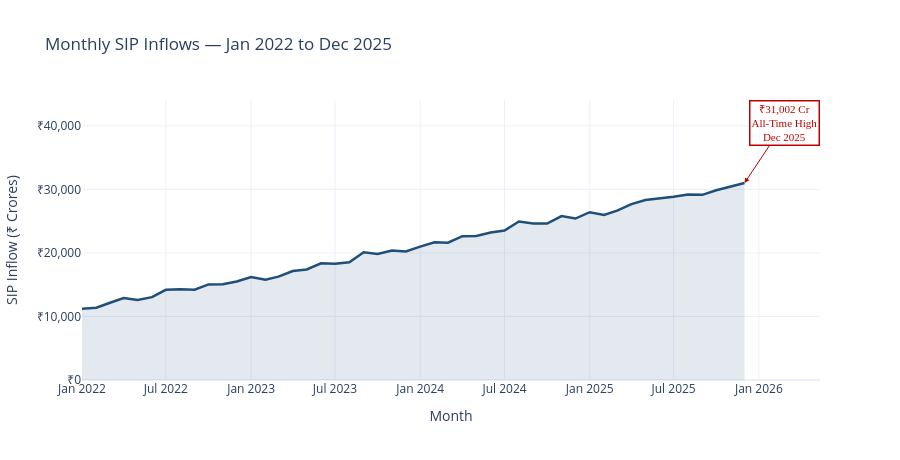

Notebook source saved alongside this figure:
### Markdown cell above
## 📈 Chart 3 — Monthly SIP Inflow Time-Series (Jan 2022 – Dec 2025)

### Code cell
import pandas as pd
import numpy as np
import plotly.graph_objects as go
from pathlib import Path
 
# ── Paths & style (must match your notebook setup)
BASE    = Path('.')
PNG_DIR = BASE / 'reports' / 'charts'
PNG_DIR.mkdir(parents=True, exist_ok=True)
 
TEMPLATE   = 'plotly_white'
BRAND_BLUE = '#1f4e79'
BRAND_RED  = '#c00000'
 
np.random.seed(42)
 
# ═══════════════════════════════════════════════════
# CHART 3 — Monthly SIP Inflow Time-Series
# ═══════════════════════════════════════════════════
months = pd.date_range('2022-01', '2025-12', freq='MS')
sip_values = np.linspace(11000, 31002, len(months)) + np.random.normal(0, 400, len(months))
sip_values = sip_values.clip(min=10000)
sip_values[-1] = 31002   # Dec 2025 all-time high
 
# ✅ Fix: convert Timestamps to strings
month_labels = months.strftime('%Y-%m-%d').tolist()
 
ath_idx = int(np.argmax(sip_values))
 
fig3 = go.Figure()
fig3.add_trace(go.Scatter(
    x=month_labels,
    y=sip_values,
    mode='lines',
    fill='tozeroy',
    line=dict(color=BRAND_BLUE, width=2.5),
    fillcolor='rgba(31,78,121,0.12)',
    name='Monthly SIP Inflow'
))
fig3.add_annotation(
    x=month_labels[ath_idx],
    y=sip_values[ath_idx],
    text="₹31,002 Cr<br>All-Time High<br>Dec 2025",
    showarrow=True, arrowhead=2, arrowcolor=BRAND_RED,
    font=dict(color=BRAND_RED, size=11, family='Arial Black'),
    bgcolor='white', bordercolor=BRAND_RED, borderwidth=1.5,
    ax=40, ay=-60
)
fig3.update_layout(
    title='Monthly SIP Inflows — Jan 2022 to Dec 2025',
    xaxis_title='Month',
    yaxis_title='SIP Inflow (₹ Crores)',
    template=TEMPLATE,
    height=460,
    yaxis=dict(tickformat=',.0f', tickprefix='₹')
)
fig3.write_image(str(PNG_DIR / 'chart3_sip_trend.png'), scale=2)
fig3.show()
print("✅ Chart 3 saved → chart3_sip_trend.png")

### Figure 1 — Plotly figure (JSON) as saved in the notebook; plotly's stock layout.template omitted (floating-point values rounded to 4 significant figures)
{"data": [{"fill": "tozeroy", "fillcolor": "rgba(31,78,121,0.12)", "line": {"color": "#1f4e79", "width": 2.5}, "mode": "lines", "name": "Monthly SIP Inflow", "type": "scatter", "x": ["2022-01-01", "2022-02-01", "2022-03-01", "2022-04-01", "2022-05-01", "2022-06-01", "2022-07-01", "2022-08-01", "2022-09-01", "2022-10-01", "2022-11-01", "2022-12-01", "2023-01-01", "2023-02-01", "2023-03-01", "2023-04-01", "2023-05-01", "2023-06-01", "2023-07-01", "2023-08-01", "2023-09-01", "2023-10-01", "2023-11-01", "2023-12-01", "2024-01-01", "2024-02-01", "2024-03-01", "2024-04-01", "2024-05-01", "2024-06-01", "2024-07-01", "2024-08-01", "2024-09-01", "2024-10-01", "2024-11-01", "2024-12-01", "2025-01-01", "2025-02-01", "2025-03-01", "2025-04-01", "2025-05-01", "2025-06-01", "2025-07-01", "2025-08-01", "2025-09-01", "2025-10-01", "2025-11-01", "2025-12-01"], "y": [11200.0, 11370.0, 12110.0, 12890.0, 12610.0, 13030.0, 14190.0, 14290.0, 14220.0, 15050.0, 15070.0, 15500.0, 16200.0, 15770.0, 16270.0, 17160.0, 17400.0, 18360.0, 18300.0, 18520.0, 20100.0, 19850.0, 20390.0, 20220.0, 21000.0, 21680.0, 21600.0, 22640.0, 22680.0, 23220.0, 23530.0, 24930.0, 24610.0, 24620.0, 25800.0, 25410.0, 26400.0, 25960.0, 26640.0, 27680.0, 28320.0, 28520.0, 28830.0, 29180.0, 29130.0, 29860.0, 30390.0, 31000.0]}], "layout": {"annotations": [{"arrowcolor": "#c00000", "arrowhead": 2, "ax": 40, "ay": -60, "bgcolor": "white", "bordercolor": "#c00000", "borderwidth": 1.5, "font": {"color": "#c00000", "family": "Arial Black", "size": 11}, "showarrow": true, "text": "₹31,002 Cr<br>All-Time High<br>Dec 2025", "x": "2025-12-01", "y": 31002}], "height": 460, "title": {"text": "Monthly SIP Inflows — Jan 2022 to Dec 2025"}, "xaxis": {"title": {"text": "Month"}}, "yaxis": {"tickformat": ",.0f", "tickprefix": "₹", "title": {"text": "SIP Inflow (₹ Crores)"}}}}
